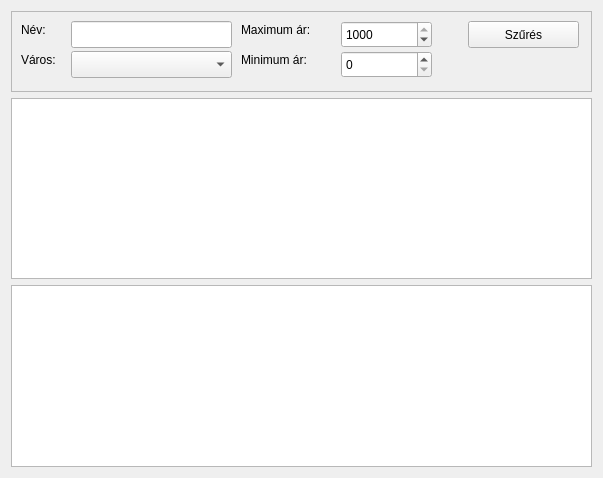
<?xml version="1.0" encoding="UTF-8"?>
<ui version="4.0">
 <class>AppartmentListWidget</class>
 <widget class="QWidget" name="AppartmentListWidget">
  <property name="geometry">
   <rect>
    <x>0</x>
    <y>0</y>
    <width>600</width>
    <height>478</height>
   </rect>
  </property>
  <property name="windowTitle">
   <string>AppartmentListWidget</string>
  </property>
  <layout class="QVBoxLayout" name="verticalLayout">
   <item>
    <widget class="QFrame" name="frame">
     <property name="sizePolicy">
      <sizepolicy hsizetype="Fixed" vsizetype="Fixed">
       <horstretch>0</horstretch>
       <verstretch>0</verstretch>
      </sizepolicy>
     </property>
     <property name="minimumSize">
      <size>
       <width>581</width>
       <height>81</height>
      </size>
     </property>
     <property name="baseSize">
      <size>
       <width>581</width>
       <height>81</height>
      </size>
     </property>
     <property name="frameShape">
      <enum>QFrame::StyledPanel</enum>
     </property>
     <property name="frameShadow">
      <enum>QFrame::Raised</enum>
     </property>
     <widget class="QPushButton" name="filterButton">
      <property name="geometry">
       <rect>
        <x>457</x>
        <y>10</y>
        <width>111</width>
        <height>27</height>
       </rect>
      </property>
      <property name="text">
       <string>Szűrés</string>
      </property>
     </widget>
     <widget class="QLabel" name="label_1">
      <property name="geometry">
       <rect>
        <x>10</x>
        <y>10</y>
        <width>67</width>
        <height>17</height>
       </rect>
      </property>
      <property name="text">
       <string>Név:</string>
      </property>
     </widget>
     <widget class="QLabel" name="label_2">
      <property name="geometry">
       <rect>
        <x>10</x>
        <y>40</y>
        <width>67</width>
        <height>17</height>
       </rect>
      </property>
      <property name="text">
       <string>Város:</string>
      </property>
     </widget>
     <widget class="QLineEdit" name="nameLineEdit">
      <property name="geometry">
       <rect>
        <x>60</x>
        <y>10</y>
        <width>161</width>
        <height>27</height>
       </rect>
      </property>
     </widget>
     <widget class="QSpinBox" name="maxPriceSpinBox">
      <property name="geometry">
       <rect>
        <x>330</x>
        <y>10</y>
        <width>91</width>
        <height>27</height>
       </rect>
      </property>
      <property name="maximum">
       <number>1000</number>
      </property>
      <property name="value">
       <number>1000</number>
      </property>
     </widget>
     <widget class="QComboBox" name="cityComboBox">
      <property name="geometry">
       <rect>
        <x>60</x>
        <y>40</y>
        <width>161</width>
        <height>27</height>
       </rect>
      </property>
     </widget>
     <widget class="QLabel" name="label_3">
      <property name="geometry">
       <rect>
        <x>230</x>
        <y>10</y>
        <width>91</width>
        <height>17</height>
       </rect>
      </property>
      <property name="text">
       <string>Maximum ár:</string>
      </property>
     </widget>
     <widget class="QLabel" name="label_4">
      <property name="geometry">
       <rect>
        <x>230</x>
        <y>40</y>
        <width>91</width>
        <height>17</height>
       </rect>
      </property>
      <property name="text">
       <string>Minimum ár:</string>
      </property>
     </widget>
     <widget class="QSpinBox" name="minPriceSpinBox">
      <property name="geometry">
       <rect>
        <x>330</x>
        <y>40</y>
        <width>91</width>
        <height>27</height>
       </rect>
      </property>
      <property name="maximum">
       <number>1000</number>
      </property>
     </widget>
    </widget>
   </item>
   <item>
    <widget class="QTableView" name="buildingTableView"/>
   </item>
   <item>
    <widget class="QTableView" name="appartmentTableView"/>
   </item>
  </layout>
 </widget>
 <layoutdefault spacing="6" margin="11"/>
 <resources/>
 <connections/>
</ui>
